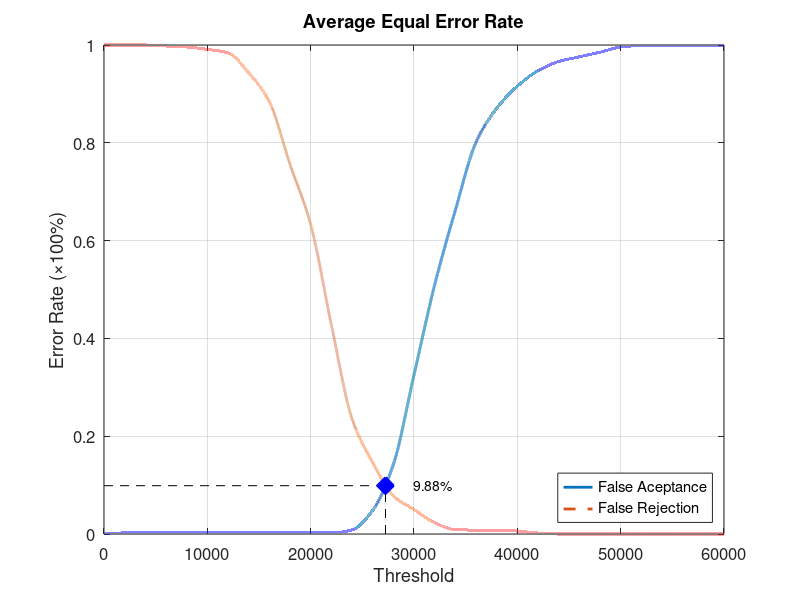
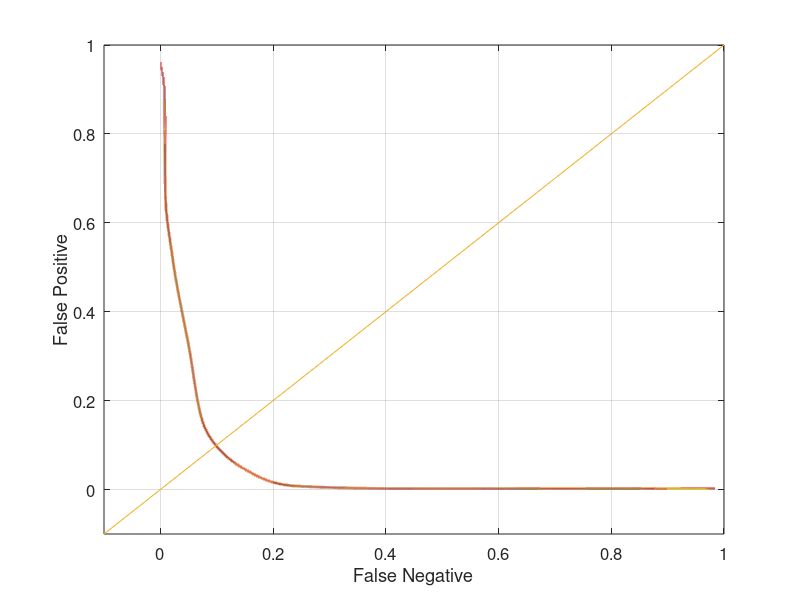

MATLAB code to generate these figures, in order:
function yEER = Database3Average
close all;
clear;
clc;
x = 0:2000:60000;
xq = 0:0.5:60000;

y0 = [0 0.00210526 0.00210526 0.00210526 0.00210526 0.00210526 0.00210526 0.00210526 0.00210526 0.00210526 0.00210526 0.00210526 0.00842105 0.0484211 0.142105 0.325263 0.509474 0.662105 0.801053 0.870526 0.915789 0.947368 0.966316 0.975789 0.985263 0.995789 0.998947 0.998947 0.998947 0.998947 1];
yy0 = interp1(x, y0, xq, 'pchip');
y1 = [1 1 1 0.998 0.996 0.991 0.984 0.943 0.884 0.756 0.633 0.428 0.236 0.146 0.078 0.05 0.023 0.009 0.008 0.008 0.006 0.002 0 0 0 0 0 0 0 0 0];
yy1 = interp1(x, y1, xq, 'pchip');

% Calculating EER: 
y2 = abs(y0 - y1);
find(y2 == min(y2))
yy2 = abs(yy0 - yy1);
xEER = find(yy2 == min(yy2));
xEERIndex = xq(xEER) % X-axis EER
yEER = yy0(xEER) % Y-axis EER

main = figure
plot(xq, yy0,'-','LineWidth', 2);	hold on
plot(xq, yy1,'--','LineWidth', 2);	hold on
plot([xEERIndex xEERIndex], [0 yEER], 'k--');	hold on
plot([0 xEERIndex], [yEER yEER], 'k--');	hold on
plot(xEERIndex, yEER, 'bx', 'LineWidth', 10);	hold on
text(xEERIndex + 10 * xEERIndex / 100, yEER, [num2str(round((10000 * yEER)) / 100) '%'])
legend('False Aceptance', 'False Rejection', 'Location', 'SouthEast')
xlabel('Threshold')
ylabel('Error Rate (\times100%)')
title('Average Equal Error Rate')
set(gca, 'FontSize', 12)
axis([0 60000 0 1])
grid on

print(main, 'Database3AverageMain', '-dpng');
FNRxFPR = figure('Color', [1 1 1]);
plot(yy1, yy0, '-', yy1, yy0, 'LineWidth', 2);
hold on
y = -0.1:0.1:1
plot(y, y); 
set(gca, 'FontSize', 12)
xlabel('False Negative')
ylabel('False Positive')
axis([-0.1 1 -0.1 1])
set(gca, 'FontSize', 12)
grid on

print(FNRxFPR, 'Database3AverageFNRxFPR','-dpng');
end
